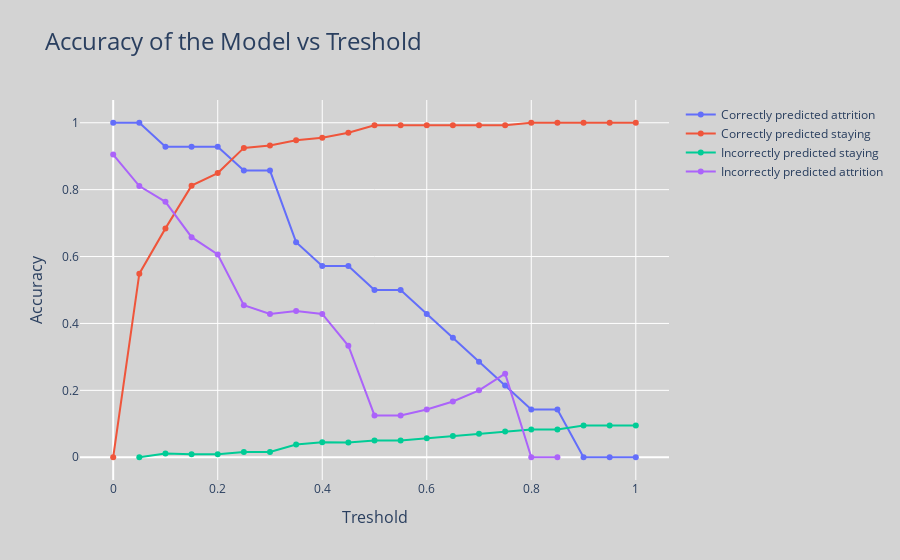

Notebook code for this chart:
### Code cell
# plotting what does the treshold do?
fig = go.Figure()
for col in confution.columns:
    fig.add_trace(
        go.Scatter(x=confution.index, y=confution[col], mode="lines+markers", name=col)
    )
fig.update_layout(hovermode="x unified")

fig.update_layout(
    title={"text": "Accuracy of the Model vs Treshold", "font": {"size": 24}},
    xaxis={"title": {"text": "Treshold", "font": {"size": 16}}},
    yaxis={"title": {"text": "Accuracy", "font": {"size": 16}}},
    paper_bgcolor="lightgrey",
    plot_bgcolor="lightgrey",
)

fig.show()

### Figure 1 — Plotly figure (JSON) as saved in the notebook; plotly's stock layout.template omitted (floating-point values rounded to 4 significant figures)
{"data": [{"mode": "lines+markers", "name": "Correctly predicted attrition", "type": "scatter", "x": [0, 0.05, 0.1, 0.15, 0.2, 0.25, 0.3, 0.35, 0.4, 0.45, 0.5, 0.55, 0.6, 0.65, 0.7, 0.75, 0.8, 0.85, 0.9, 0.95, 1], "y": [1, 1, 0.9286, 0.9286, 0.9286, 0.8571, 0.8571, 0.6429, 0.5714, 0.5714, 0.5, 0.5, 0.4286, 0.3571, 0.2857, 0.2143, 0.1429, 0.1429, 0, 0, 0]}, {"mode": "lines+markers", "name": "Correctly predicted staying", "type": "scatter", "x": [0, 0.05, 0.1, 0.15, 0.2, 0.25, 0.3, 0.35, 0.4, 0.45, 0.5, 0.55, 0.6, 0.65, 0.7, 0.75, 0.8, 0.85, 0.9, 0.95, 1], "y": [0, 0.5489, 0.6842, 0.812, 0.8496, 0.9248, 0.9323, 0.9474, 0.9549, 0.9699, 0.9925, 0.9925, 0.9925, 0.9925, 0.9925, 0.9925, 1, 1, 1, 1, 1]}, {"mode": "lines+markers", "name": "Incorrectly predicted staying", "type": "scatter", "x": [0, 0.05, 0.1, 0.15, 0.2, 0.25, 0.3, 0.35, 0.4, 0.45, 0.5, 0.55, 0.6, 0.65, 0.7, 0.75, 0.8, 0.85, 0.9, 0.95, 1], "y": [null, 0, 0.01087, 0.009174, 0.008772, 0.016, 0.01587, 0.03817, 0.04511, 0.04444, 0.05036, 0.05036, 0.05714, 0.06383, 0.07042, 0.07692, 0.08276, 0.08276, 0.09524, 0.09524, 0.09524]}, {"mode": "lines+markers", "name": "Incorrectly predicted attrition", "type": "scatter", "x": [0, 0.05, 0.1, 0.15, 0.2, 0.25, 0.3, 0.35, 0.4, 0.45, 0.5, 0.55, 0.6, 0.65, 0.7, 0.75, 0.8, 0.85, 0.9, 0.95, 1], "y": [0.9048, 0.8108, 0.7636, 0.6579, 0.6061, 0.4545, 0.4286, 0.4375, 0.4286, 0.3333, 0.125, 0.125, 0.1429, 0.1667, 0.2, 0.25, 0, 0, null, null, null]}], "layout": {"autosize": true, "hovermode": "x unified", "paper_bgcolor": "lightgrey", "plot_bgcolor": "lightgrey", "title": {"font": {"size": 24}, "text": "Accuracy of the Model vs Treshold"}, "xaxis": {"autorange": true, "range": [-0.05967, 1.06], "title": {"font": {"size": 16}, "text": "Treshold"}, "type": "linear"}, "yaxis": {"autorange": true, "range": [-0.08252, 1.083], "title": {"font": {"size": 16}, "text": "Accuracy"}, "type": "linear"}}}
